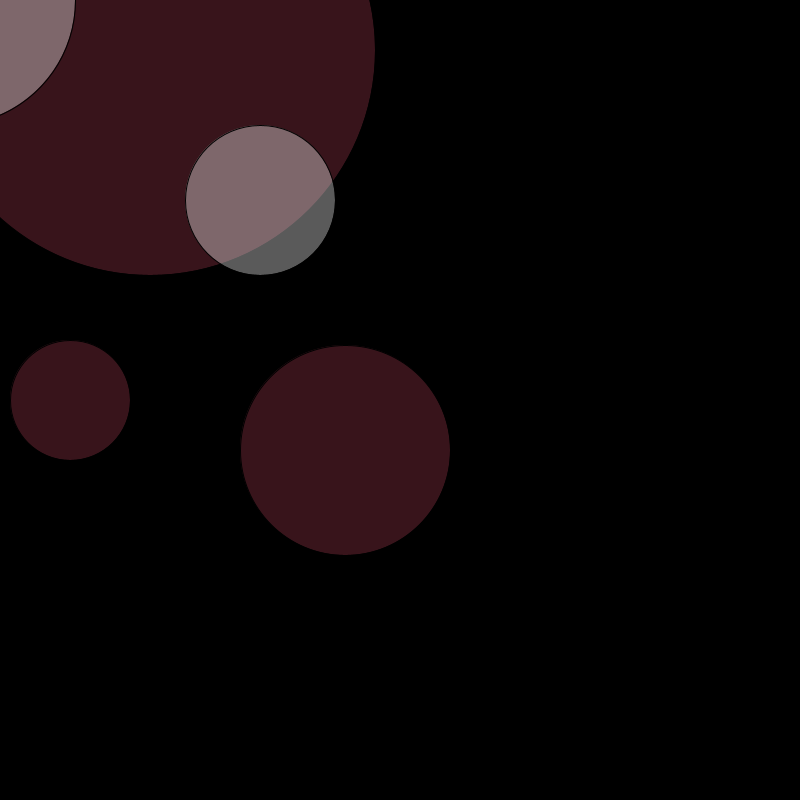
Frame 1 (no input)
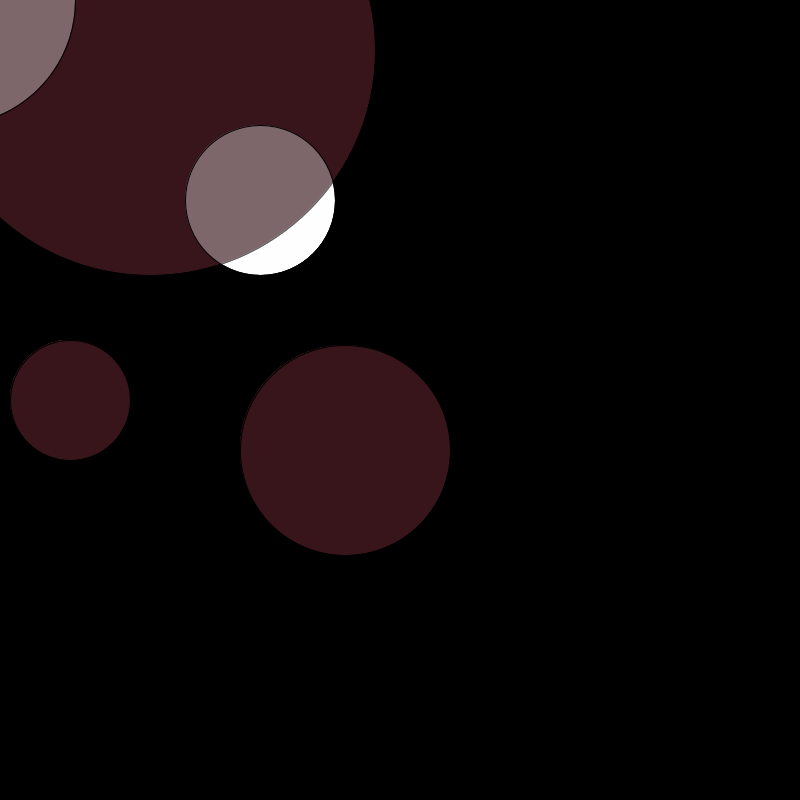
Frame 60 (the mouse pressed at the canvas centre just before this capture)
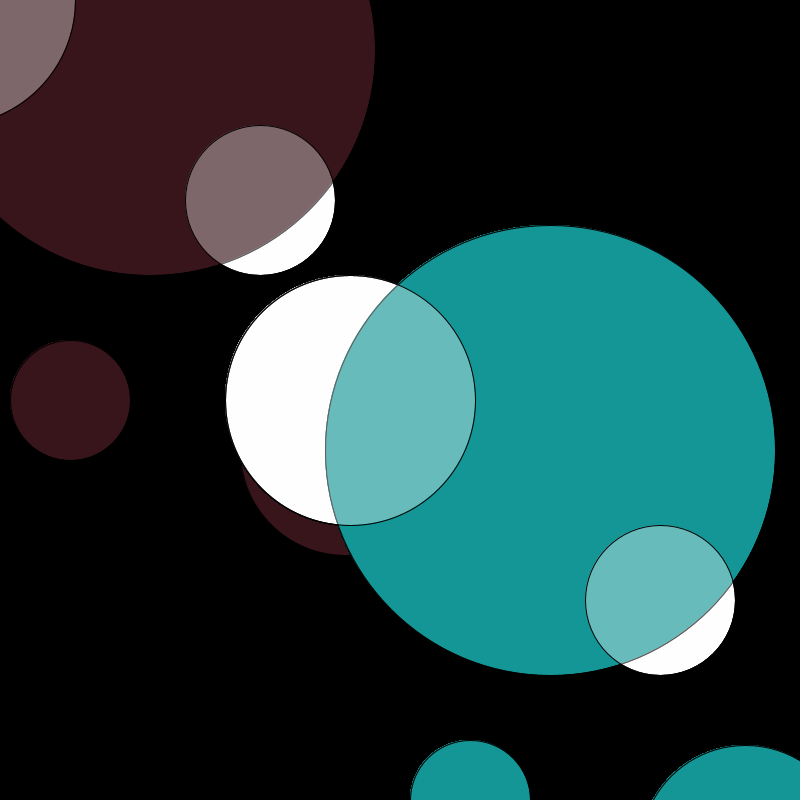
Frame 120 (the mouse held since frame 60 and released just before this capture)

The Processing sketch that drew these frames (run headless with seeded random() and noise(); from frame 60 on, the mouse is pressed at the canvas centre):

// Processing sketch: processing_153951
// ── processing_153951.pde

//Similar to my other example.
//Move the mouse to move the circles and click to change the color.

void setup() {
  size(800, 800);
  background(0);
  smooth();
}

void draw() {
  
  if(mousePressed) {
    fill(20, 150, 150);
  } else {
    fill (56, 20, 27);
  }
  
  if (keyPressed == true) {
    fill(25);
  }
  
  float x = mouseX;
  float y = mouseY;
  
  ellipse(x + 150, y + 50, 450, 450);
  ellipse(x + 345, y + 450, 210, 210);
  ellipse(x + 70, y + 400, 120, 120);
  fill(255, 90);
  ellipse(x - 50, y, 250, 250);
  fill(255, 90);
  ellipse(x + 260, y + 200, 150, 150);
}
